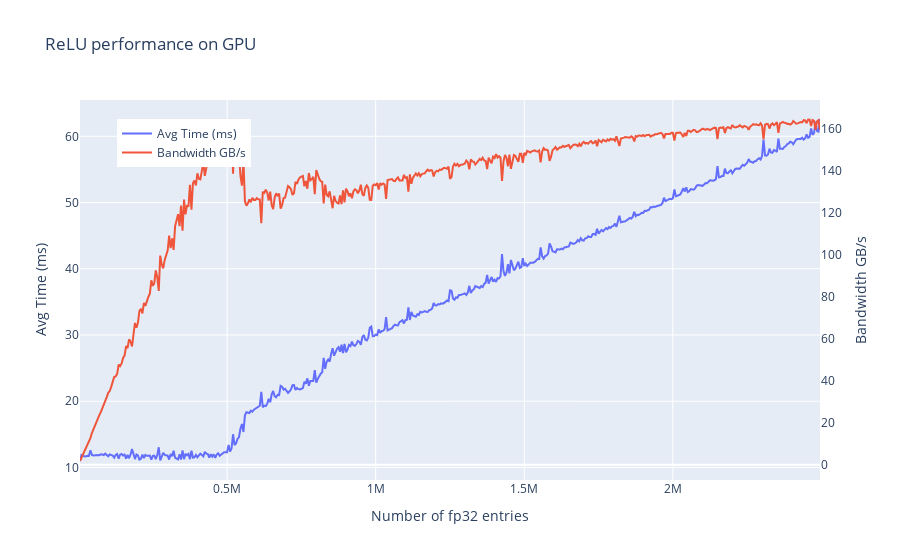

Notebook code for this chart:
### Code cell
fig = go.Figure()
fig.add_trace(go.Scatter(x=sizes, y=avg_times, mode="lines", name="Avg Time (ms)"))
fig.add_trace(
    go.Scatter(x=sizes, y=bandwidths, mode="lines", name="Bandwidth GB/s", yaxis="y2")
)

fig.update_layout(
    title="ReLU performance on GPU",
    xaxis_title="Number of fp32 entries",
    yaxis_title="Avg Time (ms)",
    yaxis2=dict(title="Bandwidth GB/s", showgrid=False, overlaying="y", side="right"),
    legend=dict(x=0.05, y=0.95),
)

pio.write_image(fig, file="relu_performance.png", format="png")
fig.show()

### Figure 1 — Plotly figure (JSON) as saved in the notebook; plotly's stock layout.template omitted (floating-point values rounded to 4 significant figures; data arrays with more than 128 entries replaced by an {"elided": "..."} marker saying what was removed)
{"data": [{"mode": "lines", "name": "Avg Time (ms)", "type": "scatter", "x": {"elided": "499 int values"}, "y": {"elided": "499 float values"}}, {"mode": "lines", "name": "Bandwidth GB/s", "type": "scatter", "x": {"elided": "499 int values"}, "y": {"elided": "499 float values"}, "yaxis": "y2"}], "layout": {"legend": {"x": 0.05, "y": 0.95}, "title": {"text": "ReLU performance on GPU"}, "xaxis": {"title": {"text": "Number of fp32 entries"}}, "yaxis": {"title": {"text": "Avg Time (ms)"}}, "yaxis2": {"overlaying": "y", "showgrid": false, "side": "right", "title": {"text": "Bandwidth GB/s"}}}}
